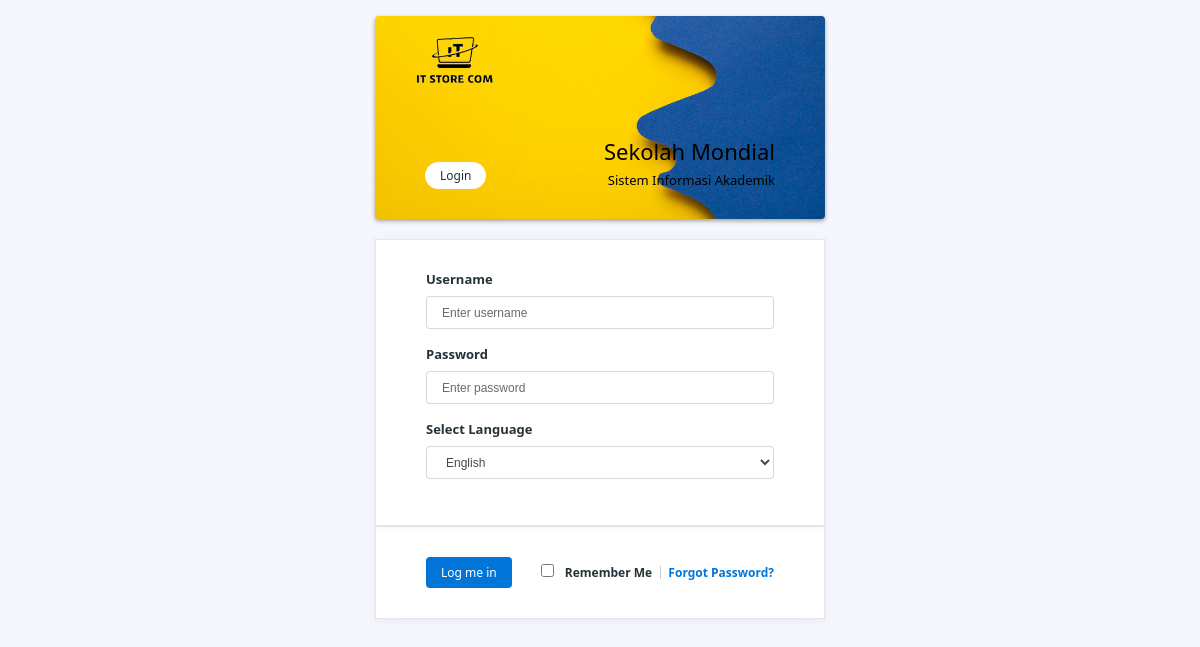
The page /auth/login on the database as committed earlier.
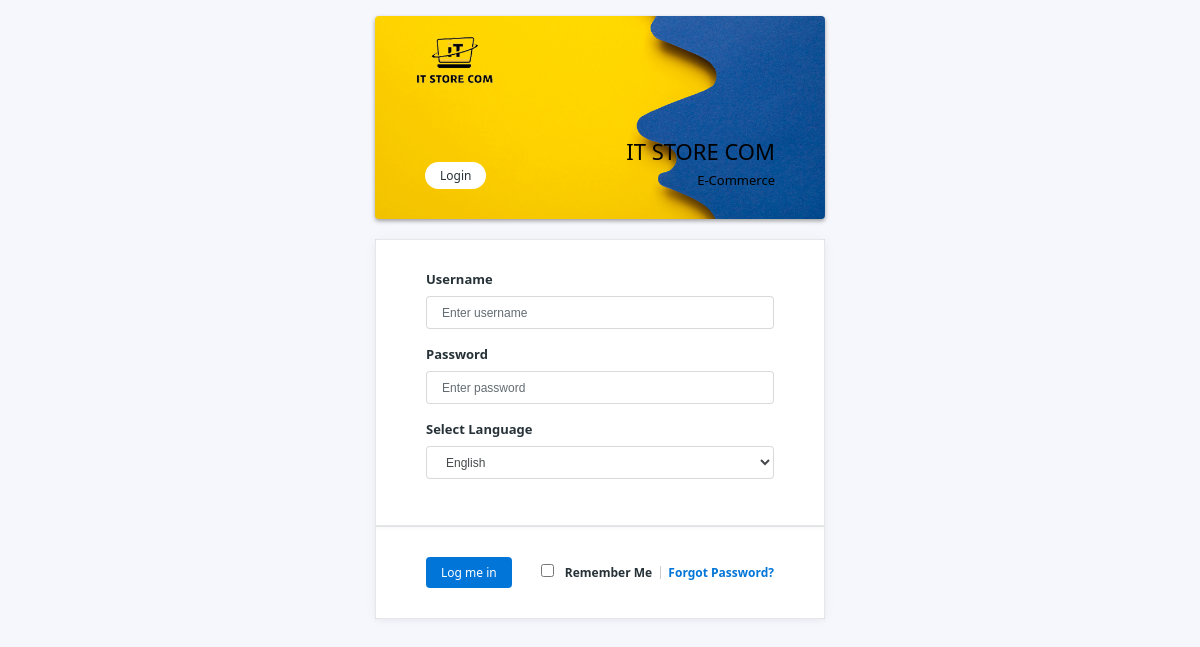
The same page on the database as committed later.
### tables this page shows
CREATE TABLE `settings`  (
  `id` int(11) NOT NULL AUTO_INCREMENT,
  `meta_key` varchar(150) NOT NULL,
  `meta_value` text NOT NULL,
  `created_at` datetime(0) NOT NULL,
  `updated_at` datetime(0) NOT NULL,
  PRIMARY KEY (`id`) USING BTREE
);

### application/views/components/layout.php (called while the page is built)
<?php $this->load->view('components/head'); ?>
<?php $this->load->view($subview); ?>
<?php $this->load->view('components/foot'); ?>

### application/controllers/Auth.php (called while the page is built, shortened)
<?php
class Auth extends CI_Controller {
	public function login()
	{
		$data['title'] = 'Login';
		$data['subview'] = 'login/main';
		$this->load->view('components/layout', $data);
	}
}

### index.php (called while the page is built, shortened)
<?php
require_once BASEPATH.'core/CodeIgniter.php';

### application/helpers/get_field_helper.php (called while the page is built, shortened)
<?php
if(!function_exists('get_field')){
	function get_field($id,$namatabel,$namafield='Nama')
	{
		if(!empty($id)){
			$ci = &get_instance();
			$ci->db->SELECT($namafield." as field");
			$ci->db->WHERE('ID',$id);
			$Q=$ci->db->get($namatabel)->row();
			if(!empty($Q)){
				$value = $Q->field;
			}else{
				$value = '';
			}
		}else{
			$value = '';
		}
		return $value;
	}
}

### application/views/login/main.php (the view, shortened to what this page needs)
<div class="auth-wrapper">
    <form id="form-signin">
        <div class="auth-header">
            <div class="auth-title" style="color: #000000;"><?=get_field('1','settings','meta_value')?></div>
            <div class="auth-subtitle" style="color: #000000;"><?=get_field('5','settings','meta_value')?></div>
            <div class="auth-label">Login</div>
        </div>
        <div class="auth-body">
            <div class="auth-content">
                <div class="form-group">
                    <label for="">Username</label>
                    <input class="form-control" placeholder="Enter username" name="username" type="text" value="">
                </div>
                <div class="form-group">
                    <label for="">Password</label>
                    <input class="form-control" placeholder="Enter password" name="password" type="password" value="">
                </div>
                <div class="form-group">
					<label for=""> Select Language</label>
						<select name="language_id" class="form-control">
							<option value="1">English</option>
						</select>
				</div>
            </div>
            <div class="auth-footer">
                <button class="btn btn-primary" id="sign-in" type="button">Log me in</button>
                <div class="pull-right auth-link">
                    <label class="check-label"><input type="checkbox" name="keep_login" value="true"> Remember Me</label>
                    <a href="<?=base_url()?>auth/forgot_password">Forgot Password?</a>
                </div>
            </div>
        </div>
    </form>
</div>

### application/views/components/head.php (shortened to what this page needs)
<!DOCTYPE html>
<html class="app">
    <head>
        <link rel="stylesheet" href="<?php echo base_url() . 'assets/plugins/tether/dist/css/tether.min.css'; ?>"/>
        <link rel="stylesheet" href="<?php echo base_url() . 'assets/plugins/bootstrap/dist/css/bootstrap.min.css'; ?>"/>
        <link rel="stylesheet" href="<?php echo base_url() . 'assets/plugins/font-awesome/css/font-awesome.min.css'; ?>"/>
        <link rel="stylesheet" href="<?php echo base_url() . 'assets/plugins/batch-icons/style.css'; ?>"/>
        <link rel="stylesheet" href="<?php echo base_url() . 'assets/plugins/dashicons/style.css'; ?>"/>
        <link rel="stylesheet" href="<?php echo base_url() . 'assets/plugins/dripicons/webfont.css'; ?>"/>
        <link rel="stylesheet" href="<?php echo base_url() . 'assets/plugins/eightyshades/style.css'; ?>"/>
        <link rel="stylesheet" href="<?php echo base_url() . 'assets/plugins/foundation-icons/foundation-icons.css'; ?>"/>
        <link rel="stylesheet" href="<?php echo base_url() . 'assets/plugins/metrize-icons/style.css'; ?>"/>
        <link rel="stylesheet" href="<?php echo base_url() . 'assets/plugins/simple-line-icons/css/simple-line-icons.css'; ?>"/>
        <link rel="stylesheet" href="<?php echo base_url() . 'assets/plugins/themify-icons/themify-icons.css'; ?>"/>
        <link rel="stylesheet" href="<?php echo base_url() . 'assets/plugins/type-icons/style.css'; ?>"/>
        <link rel="stylesheet" href="<?php echo base_url() . 'assets/plugins/weather-icons/css/weather-icons.min.css'; ?>"/>
        <link rel="stylesheet" href="<?php echo base_url() . 'assets/plugins/animate/animate.css'; ?>"/>
        <link rel="stylesheet" href="<?php echo base_url() . 'assets/plugins/fullcalendar/dist/fullcalendar.css'; ?>"/>
        <link rel="stylesheet" href="<?php echo base_url() . 'assets/plugins/datatable/media/css/jquery.dataTables.min.css'; ?>"/>
        <link rel="stylesheet" href="<?php echo base_url() . 'assets/plugins/datatable/media/css/dataTables.bootstrap4.min.css'; ?>"/>
        <link rel="stylesheet" href="<?php echo base_url() . 'assets/plugins/dropzone/dist/dropzone.css'; ?>"/>
        <link rel="stylesheet" href="<?php echo base_url() . 'assets/plugins/select2/dist/css/select2.min.css'; ?>"/>
        <link rel="stylesheet" href="<?php echo base_url() . 'assets/plugins/bootstrap-daterangepicker/daterangepicker.css'; ?>"/>
        <link rel="stylesheet" href="<?php echo base_url() . 'assets/plugins/fancybox/dist/jquery.fancybox.min.css'; ?>"/>
        <link rel="stylesheet" href="<?php echo base_url() . 'assets/plugins/sweetalert/dist/sweetalert.css'; ?>"/>
        <link rel="stylesheet" href="<?php echo base_url() . 'assets/plugins/exort/uploader.min.css'; ?>"/>
        <link rel="stylesheet" href="<?php echo base_url() . 'assets/plugins/jquery-treegrid/jquery.treegrid.css'; ?>"/>
        <link rel="stylesheet" href="<?php echo base_url() . 'assets/css/main.css'; ?>"/>
        <link rel="stylesheet" href="<?php echo base_url() . 'assets/css/custom.css'; ?>"/>
    </head>
    <body>

Rows that differ between the two databases and show on the page:
changed settings: meta_value "Sekolah Mondial" → "IT STORE COM"
changed settings: meta_value "Sistem Informasi Akademik" → "E-Commerce"
